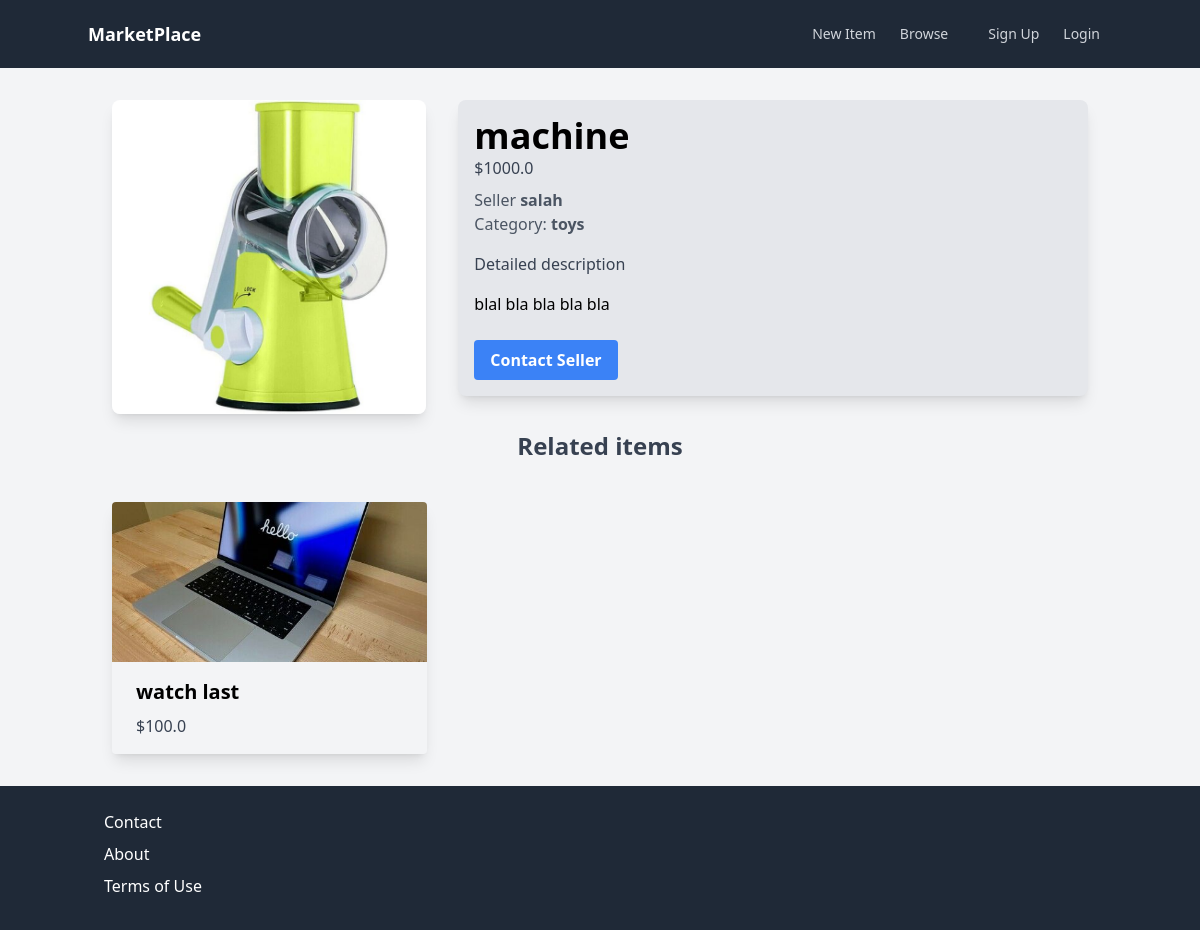
Page /items/4/ on the committed database.
### item/models.py (models this page shows, shortened)
class Item(models.Model):
    name = models.CharField(max_length = 255)
    description = models.TextField(blank=True, null=True)
    price = models.FloatField()
    is_sold = models.BooleanField(default=False)
    created_at = models.DateTimeField(auto_now_add=True)
    image = models.ImageField(upload_to="items_images", blank=True, null=True)
    created_by = models.ForeignKey(User, related_name="items", on_delete=models.CASCADE)
    category = models.ForeignKey(Category, related_name="items", on_delete=models.CASCADE)

class Category(models.Model):
    name = models.CharField(max_length = 255)
    class Meta:
        ordering = ('name',)
        verbose_name_plural = "categories"

### item/views.py (the view)
# urls.py: path('<int:pk>/',views.detail, name="detail"),
def detail(request,pk):
    item = get_object_or_404(Item,pk=pk)
    related_items = Item.objects.filter(category=item.category, is_sold=False).exclude(pk=pk)[0:3]
    return render(request, 'item/detail.html',{
        'item':item,
        'related_items' : related_items
    })

### item/templates/item/detail.html (shortened to what this page needs)
{% extends "main/base.html" %}
{% block content %}
<div class="container mx-auto p-6">
    <div class="md:flex md:items-start md:space-x-8">
        <div class="md:w-1/2 lg:w-1/3">
            <img class="rounded-lg shadow-lg w-full h-100 object-cover" src="{{item.image.url}}" alt="Product Image">
        </div>
        <div class="md:w-1/2 lg:w-2/3 mt-4 md:mt-0 bg-gray-200 px-4 py-4 rounded-lg shadow-lg">
            <h2 class="text-4xl font-bold">{{item.name}}</h2>
            <p class="text-gray-700 text-base">${{item.price}}</p>
            <p class="text-gray-600 mt-2">Seller <span class="font-semibold">{{item.created_by.username}}</span></p>
            <p class="text-gray-600">Category: <span class="font-semibold">{{item.category.name}}</span></p>
            <div class="mt-4 mb-6">
                <p class="text-gray-700 text-base mb-4">Detailed description</p>
                <p>
                    {{item.description}}
                </p>
            </div>
            {% if request.user == item.created_by %}
                <a href='{% url "item:edit" item.id %}'>
                <button class="bg-teal-500 hover:bg-teal-700 text-white font-bold py-2 px-4 rounded focus:outline-none focus:shadow-outline">
                    Edit Item
                </button>
                    </a>
                    <a href='{% url "item:delete" item.id %}'>
                    <button class="bg-red-500 hover:bg-red-700 text-white font-bold py-2 px-4 rounded focus:outline-none focus:shadow-outline">
                        Delete Item
                    </button>
                        </a>
            {% else %}
                    <a href='{% url "conversation:new" item.id %}'>
                    <button class="bg-blue-500 hover:bg-blue-700 text-white font-bold py-2 px-4 rounded focus:outline-none focus:shadow-outline">
                        Contact Seller
                    </button>
                    </a>
            {% endif %}
        </div>
    </div>
    <h2 class="text-2xl font-bold mt-4 mb-2 text-center text-gray-700">Related items</h2>
    <div class="grid md:grid-cols-3 gap-4 mt-10">
    {% for item in related_items %}
    <a href='{% url "item:detail" item.id %}'>
        <div class="max-w-sm rounded overflow-hidden shadow-lg cursor-pointer hover:shadow-2xl transition duration-300 ease-in-out">
            <img class="w-full h-40 object-cover" src="{{item.image.url}}" alt="Product Image">
            <div class="px-6 py-4">
                <div class="font-bold text-xl mb-2">{{item.name}}</div>
                <p class="text-gray-700 text-base">${{item.price}}</p>
            </div>
        </div>
    </a>
        {% endfor %}
    </div>
</div>
{% endblock content %}

### rows in the picture
Item: image (picture), name "machine", price "1000.0", created_by.username "salah", category.name "toys", description "blal bla bla bla bla"
Item: image (picture), name "watch last", price "100.0"
